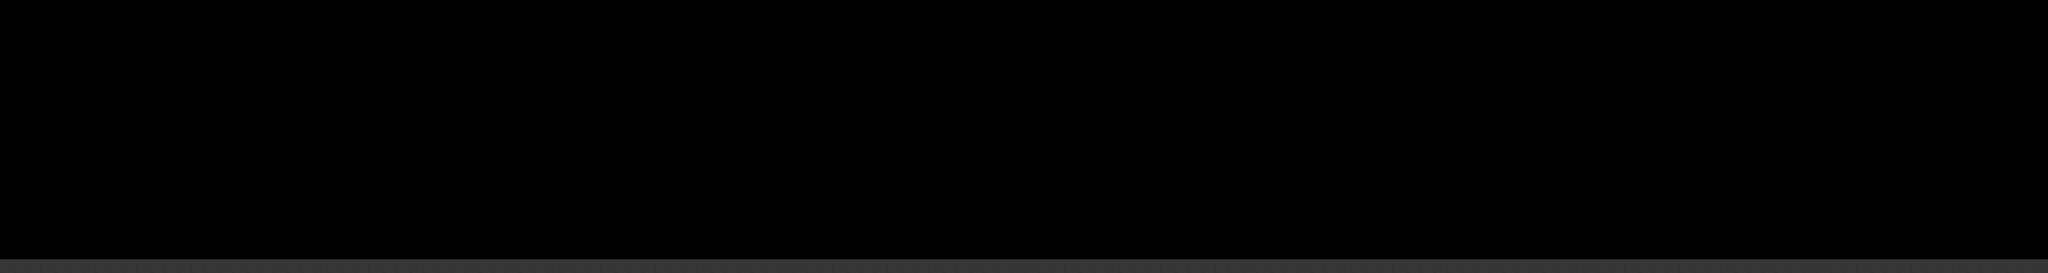

A level layout from a 2D game, rendered from its tile map. Below: a short description, then the map file with tile-grid data replaced by summaries:
An orthogonal 150x20 tile map with 32x32 px tiles, 1 tile layer (Ground).

<map version="1.0" orientation="orthogonal" renderorder="right-down" width="150" height="20" tilewidth="32" tileheight="32">
 <tileset firstgid="1" name="minicular" tilewidth="32" tileheight="32">
  <image source="minicular.png" width="256" height="256" />
 </tileset>
 <layer name="Ground" width="150" height="20">
  <data>[3000 cells, 150 non-empty, 1 distinct tile ids]</data>
 </layer>
 <imagelayer name="farBackground" />
 <imagelayer name="nearBackground" />
</map>
